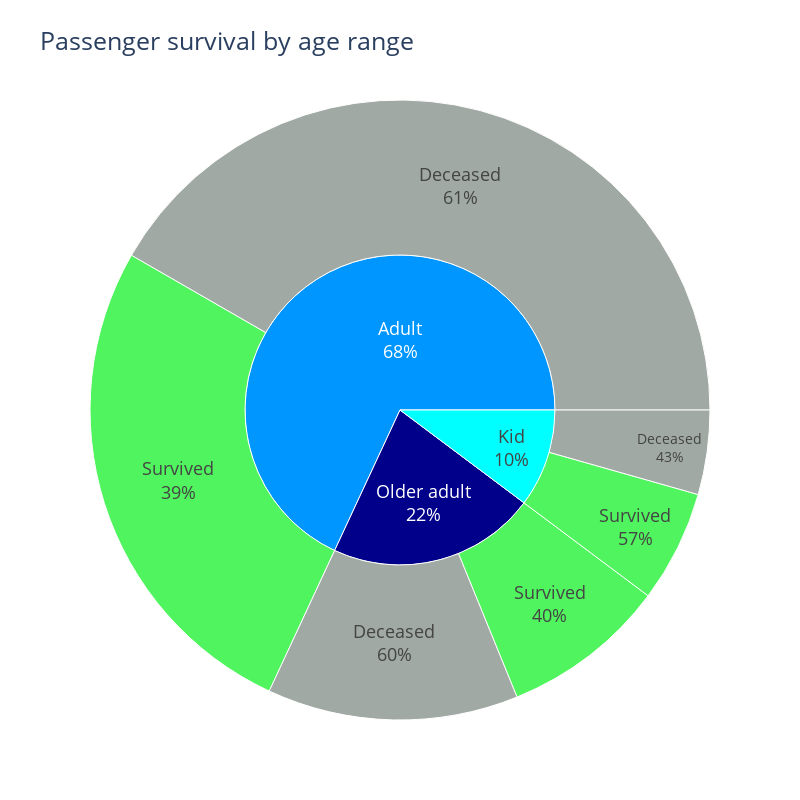

The notebook cell this image was saved under:
### Code cell
plot_sunburst(
    df=total_raw_df[total_raw_df['age'].notnull()],  # Filter out null values, 
    hierarchy=['age', 'survived'],
    title='Passenger survival by age range',
    color='age',
    color_mapping = {
        'Deceased': "#79857e", 
        'Survived': "#07f01b", 
        'Kid': "#00FFFF",
        'Adult': "#0096FF",
        'Older adult': '#00008B',
    }
)

### Figure 1 — Plotly figure (JSON) as saved in the notebook; plotly's stock layout.template omitted (floating-point values rounded to 4 significant figures)
{"data": [{"branchvalues": "total", "customdata": [["Adult"], ["Adult"], ["Adult"], ["Kid"], ["Kid"], ["Kid"], ["Older adult"], ["Older adult"], ["Older adult"]], "domain": {"x": [0, 1], "y": [0, 1]}, "hovertemplate": "labels=%{label}<br>count=%{value}<br>parent=%{parent}<br>id=%{id}<br>age=%{customdata[0]}<extra></extra>", "ids": ["Adult/Survived", "Adult/Deceased", "Adult", "Kid/Survived", "Kid/Deceased", "Kid", "Older adult/Survived", "Older adult/Deceased", "Older adult"], "insidetextorientation": "horizontal", "labels": ["Survived", "Deceased", "Adult", "Survived", "Deceased", "Kid", "Survived", "Deceased", "Older adult"], "marker": {"colors": ["#07f01b", "#79857e", "#0096FF", "#07f01b", "#79857e", "#00FFFF", "#07f01b", "#79857e", "#00008B"]}, "name": "", "parents": ["Adult", "Adult", "", "Kid", "Kid", "", "Older adult", "Older adult", ""], "textinfo": "label+percent parent", "type": "sunburst", "values": [276, 436, 712, 61, 46, 107, 90, 137, 227]}], "layout": {"autosize": false, "font": {"size": 18}, "height": 800, "legend": {"tracegroupgap": 0}, "title": {"text": "Passenger survival by age range"}, "width": 800}}
